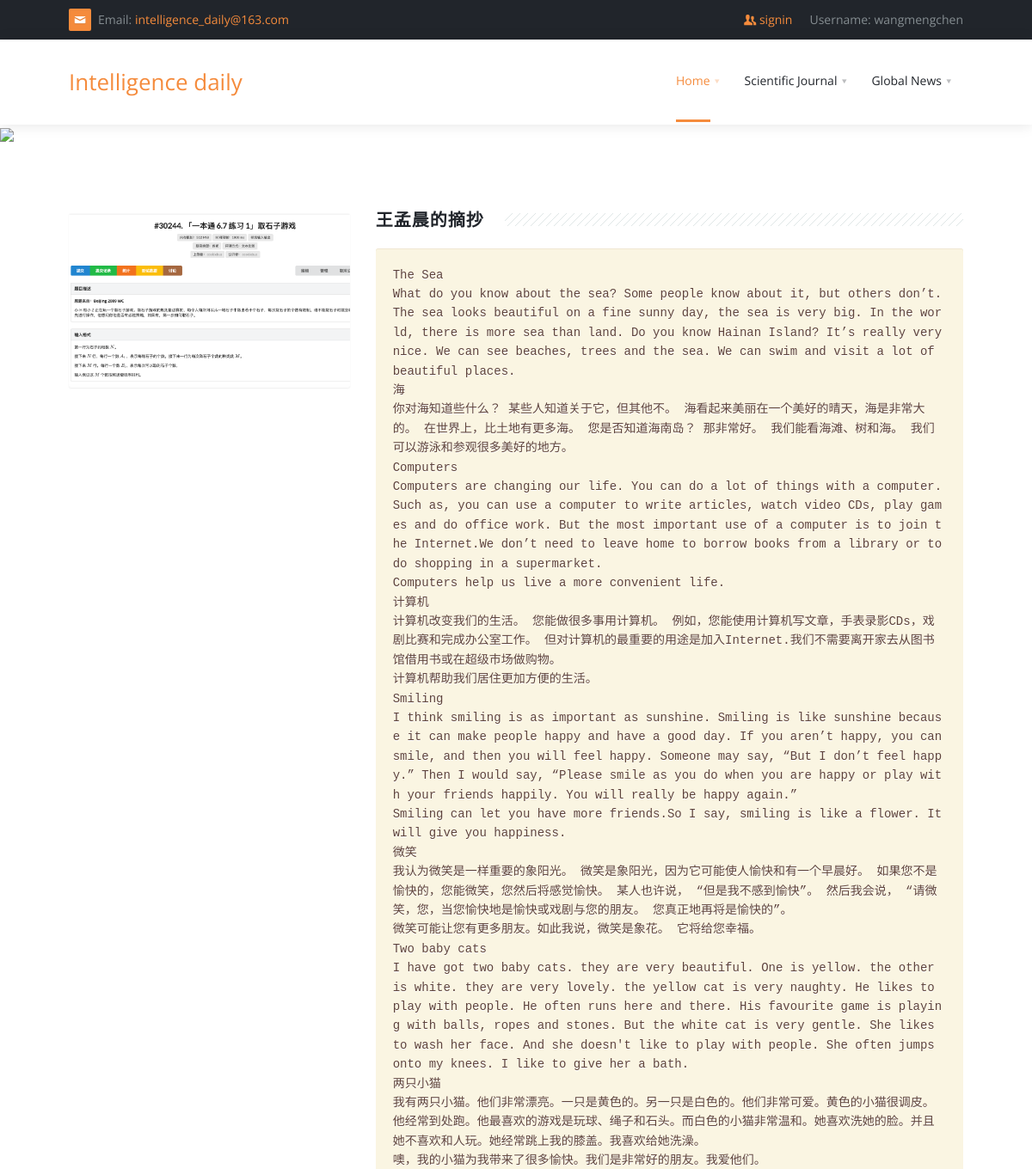
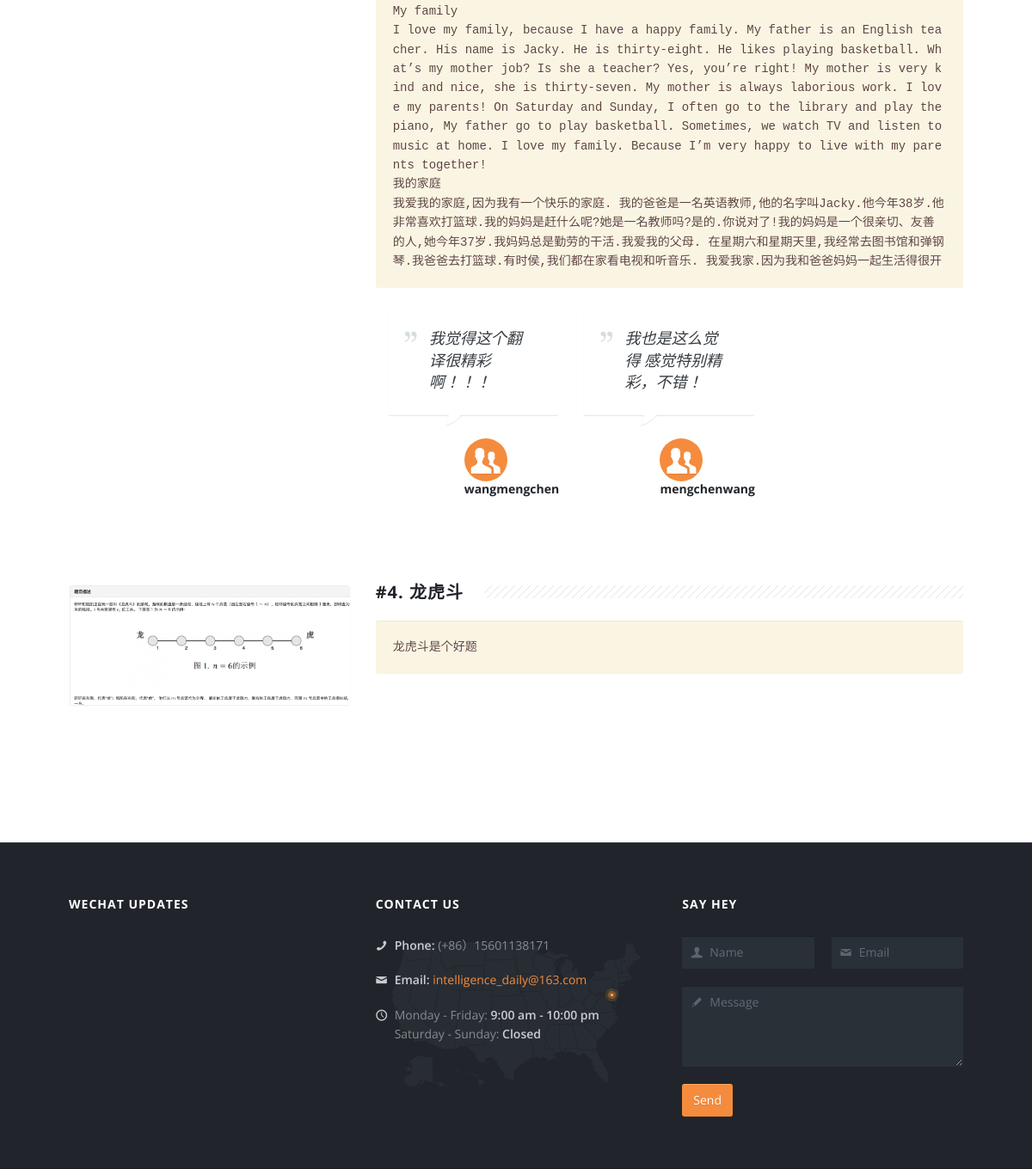
The app's page /subject/?tag=信息学 (signed in) with its own data (2 pictures, top to bottom).
### article/models.py (models this page shows, shortened)
class Text(models.Model):
    title = models.CharField(max_length = 255)
    url = models.URLField(max_length=250, blank=True)
    image = models.ImageField(upload_to="static/image/", blank=True)
    uploadtime = models.DateTimeField(auto_now_add=True)
    text = models.TextField(blank = True)
    tag = models.ForeignKey(Tag, on_delete=models.SET_NULL, null=True, blank=True)
    enable = models.BooleanField(default=False)
    from_user = models.ForeignKey(User, on_delete=models.SET_NULL, null=True,)
    def __str__(self):
    	return self.title

class Comment(models.Model):
    text = models.ForeignKey(Text, on_delete=models.SET_NULL, null=True)
    user = models.ForeignKey(User, on_delete=models.SET_NULL, null=True)
    content = models.TextField(blank=True)

### article/views.py (the view)
# urls.py: path("subject/", tag),
def tag(request):
	name = request.GET.get('tag', None)
	if tag is None:
		texts = Text.objects.filter(enable=True)
	else:
		texts = Text.objects.filter(enable=True, tag__name=name)
	print(texts)
	return render(request, "tag.html", locals())

### templates/tag.html (shortened to what this page needs)
{% extends 'base.html' %}
{% load static %}
{% block content %}
<section class="pi-section-w pi-section-white piCaptions">
		<img src="/{{ text.image }}">
</section>
<div class="pi-section-w pi-section-white pi-slider-enabled">
	<div class="pi-section pi-padding-top-bottom-80">
	{% for text in texts %}
		<div class="pi-row pi-padding-bottom-20">
			<div class="pi-col-sm-4 pi-padding-bottom-40">
				<div class="pi-slider-wrapper pi-slider-arrows-inside pi-slider-show-arrow-hover">
					<div class="pi-slider pi-slider-animate-opacity">
							<div class="pi-img-w pi-img-round-corners pi-img-shadow pi-img-with-overlay">
								<img src="/{{text.image}}" alt=""/>
							</div>
					</div>
				</div>
			</div>
			<div class="pi-col-sm-8 pi-padding-bottom-40">
				<h2 class="h4 pi-weight-700 pi-uppercase pi-letter-spacing pi-has-bg pi-margin-bottom-20 pi-margin-top-minus-5">
					{{ text.title }}
				</h2>
				<p>
					<pre>{{ text.text }}</pre>
				</p>
				{% for comment in text.comment_set.all %}
					<div class="pi-col-sm-4">
						<div class="pi-testimonial pi-testimonial-author-with-photo pi-margin-bottom-40">
							<div class="pi-testimonial-content pi-testimonial-content-big pi-testimonial-content-quotes pi-testimonial-white">
								<p>{{ comment.content }}</p>
							</div>
							<div class="pi-testimonial-author pi-clearfix">
								<div>
									<i class="icon-users pi-icon-circle pi-icon-base pi-icon-big" style="width: 50px; height: 50px; line-height: 50px;"></i>
									<h6 class="pi-weight-700 pi-no-margin-bottom">{{ comment.user.username }}</h6>
								</div>
							</div>
						</div>
					</div>
				{% endfor %}
			</div>
		</div>
	{% endfor %}
	</div>
</div>
{% endblock %}

### templates/base.html (shortened to what this page needs)
{% load static %}
{% load i18n %}
<!DOCTYPE html>
<html>
<head>
	<link rel="stylesheet" type="text/css" href="{% static 'orange/3dParty/bootstrap/css/bootstrap.min.css' %}"/>
	<link rel="stylesheet" type="text/css" href="{% static 'orange/css/global.css' %}"/>
	<link rel="stylesheet" type="text/css" href="{% static 'orange/3dParty/rs-plugin/css/pi.settings.css' %}"/>
	<link rel="stylesheet" type="text/css" href="{% static 'orange/css/typo.css' %}"/>
	<link rel="stylesheet" type="text/css" href="{% static 'orange/3dParty/colorbox/colorbox.css' %}"/>
	<link rel="stylesheet" type="text/css" href="{% static 'orange/css/portfolio.css' %}"/>
	<link rel="stylesheet" type="text/css" href="{% static 'orange/css/tooltips.css' %}"/>
	<link rel="stylesheet" type="text/css" href="{% static 'orange/css/testimonials.css' %}"/>
	<link rel="stylesheet" type="text/css" href="{% static 'orange/css/accordion.css' %}"/>
	<link rel="stylesheet" type="text/css" href="{% static 'orange/css/social.css' %}"/>
	<link rel="stylesheet" type="text/css" href="{% static 'orange/css/timeline.css' %}"/>
	<link rel="stylesheet" href="{% static 'orange/3dParty/fontello/css/fontello.css' %}"/>
</head>
<body>
<div id="pi-all">
<div class="pi-header">
<div class="pi-section-w pi-section-dark">
	<div class="pi-section pi-row-sm">
		<div class="pi-row-block pi-row-block-txt pi-hidden-xs"><i
				class="pi-row-block-icon icon-mail pi-icon-base pi-icon-square"></i>Email: <a
				href="#">intelligence_daily@163.com</a>
		</div>
		<div class="pi-row-block pi-row-block-txt pi-pull-right pi-hidden-xs">
			Username: {{ request.user.username }}
		</div>
		<div class="pi-row-block pi-row-block-txt pi-pull-right pi-hidden-xs">
			<a href="/signin" class="icon-users">
				signin
			</a>
		</div>
	</div>
</div>
<div class="pi-header-sticky">
<div class="pi-section-w pi-section-white pi-shadow-bottom pi-row-reducible">
<div class="pi-section pi-row-lg">
<div class="pi-row-block pi-row-block-txt h3"><a href="#">Intelligence daily</a></div>
<div class="pi-row-block pi-pull-right">
	<ul class="pi-simple-menu pi-has-hover-border pi-full-height pi-hidden-sm">
		<li class="pi-has-dropdown active"><a href="/"><span>Home</span></a>
		</li>
		<li class="pi-has-dropdown"><a href="/"><span>Scientific Journal</span></a>
		</li>
		<li class="pi-has-dropdown"><a href="/"><span>Global News</span></a>
		</li>
	</ul>
</div>
</div>
</div>
</div>
</div>
{% block content %}
{% endblock %}
<div class="pi-section-w pi-border-bottom pi-border-top-light pi-section-dark">
	<div class="pi-section pi-padding-bottom-10">
		<div class="pi-row">
			<div class="pi-col-md-4 pi-padding-bottom-30">
				<h6 class="pi-margin-bottom-25 pi-weight-700 pi-uppercase pi-letter-spacing">
					<a href="#" class="pi-link-no-style">Wechat Updates</a>
				</h6>
			</div>
			<div class="pi-col-md-4 pi-col-sm-6 pi-padding-bottom-30" style="background-image: url('img/map-base.png'); background-position: 50% 55px; background-repeat: no-repeat;">
				<h6 class="pi-margin-bottom-25 pi-weight-700 pi-uppercase pi-letter-spacing">
					Contact Us
				</h6>
				<ul class="pi-list-with-icons pi-list-big-margins">
					<li>
						<span class="pi-bullet-icon"><i class="icon-phone"></i></span>
						<strong>Phone:</strong> (+86）15601138171
					</li>
					<li>
						<span class="pi-bullet-icon"><i class="icon-mail"></i></span>
						<strong>Email:</strong> <a href="mailto:hello@pitheme.com">intelligence_daily@163.com</a>
					</li>
					<li>
						<span class="pi-bullet-icon"><i class="icon-clock"></i></span>
						Monday - Friday: <strong>9:00 am - 10:00 pm</strong>
						<br>
						Saturday - Sunday: <strong>Closed</strong>
					</li>
				</ul>
			</div>
			<div class="pi-col-md-4 pi-col-sm-6 pi-padding-bottom-30">
				<h6 class="pi-margin-bottom-25 pi-weight-700 pi-uppercase pi-letter-spacing">
					Say Hey
				</h6>
				<form role="form" action="handlers/formContact.php" class="pi-contact-form">
					<div class="pi-row pi-grid-small-margins">
						<div class="pi-col-2xs-6">
							<div class="form-group">
								<div class="pi-input-with-icon">
									<div class="pi-input-icon"><i class="icon-user"></i></div>
									<input class="form-control form-control-name" id="exampleInputName"
										   placeholder="Name">
								</div>
							</div>
						</div>
						<div class="pi-col-2xs-6">
							<div class="form-group">
								<div class="pi-input-with-icon">
									<div class="pi-input-icon"><i class="icon-mail"></i></div>
									<input type="email" class="form-control form-control-email" id="exampleInputEmail"
										   placeholder="Email">
								</div>
							</div>
						</div>
					</div>
					<div class="form-group">
						<div class="pi-input-with-icon">
							<div class="pi-input-icon"><i class="icon-pencil"></i></div>
							<textarea class="form-control form-control-comments" id="exampleInputMessage"
									  placeholder="Message"
									  rows="3"></textarea>
						</div>
					</div>
					<p>
						<button type="submit" class="btn pi-btn-base pi-btn-no-border">Send</button>
					</p>
				</form>
			</div>
		</div>
	</div>
</div>
</div>
</body>
</html>

### static/orange/css/testimonials.css (style rules this page uses)
.pi-testimonial { margin-bottom: 20px; }
.pi-testimonial-content { position: relative; padding: 25px 28px 5px; margin-bottom: 20px; font-style: italic; font-size: 16px; line-height: 1.4em; border: 1px solid transparent; -webkit-border-radius: 2px; -moz-border-radius: 2px; border-radius: 2px; }
.pi-testimonial-content:after { content: ''; display: block; width: 23px; height: 16px; position: absolute; left: 20px; bottom: -16px; }
.pi-testimonial-author-with-photo .pi-testimonial-content:after { left: 64px; }
.pi-testimonial-content.pi-testimonial-content-big { font-size: 18px; }
.pi-testimonial-content.pi-testimonial-content-quotes { padding-left: 46px; }
.pi-testimonial-content.pi-testimonial-content-quotes:before { display: block; font-family: fontello; content: "\e882"; font-size: 18px; position: absolute; top: 24px; font-style: normal; left: 18px; }
.pi-testimonial-author-with-photo .pi-testimonial-author div { padding: 7px 0 0 88px; }
.pi-testimonial-author:before, .pi-testimonial-author:after { content: " "; display: table; }
.pi-testimonial-author:after { clear: both; }
.pi-section-white .pi-testimonial-content, .pi-section-grey .pi-testimonial-content, .pi-section-base .pi-testimonial-content, .pi-section-dark .pi-testimonial-content, .pi-section-parallax .pi-testimonial-content { background: #f8fafa; color: #373c41; -webkit-box-shadow: 0 1px 2px rgba(0, 0, 0, 0.03); -moz-box-shadow: 0 1px 2px rgba(0, 0, 0, 0.03); box-shadow: 0 1px 2px rgba(0, 0, 0, 0.03); border-color: #e5eaea; }
.pi-section-white .pi-testimonial-content:after, .pi-section-grey .pi-testimonial-content:after, .pi-section-base .pi-testimonial-content:after, .pi-section-dark .pi-testimonial-content:after, .pi-section-parallax .pi-testimonial-content:after { background: url(../img/triangle-testimonials.png) no-repeat 50% 0; }
.pi-section-white .pi-testimonial-content.pi-testimonial-content-quotes:before, .pi-section-grey .pi-testimonial-content.pi-testimonial-content-quotes:before, .pi-section-base .pi-testimonial-content.pi-testimonial-content-quotes:before, .pi-section-dark .pi-testimonial-content.pi-testimonial-content-quotes:before, .pi-section-parallax .pi-testimonial-content.pi-testimonial-content-quotes:before { color: #d6dfdf; }
.pi-section-white .pi-testimonial-content.pi-testimonial-white, .pi-section-grey .pi-testimonial-content.pi-testimonial-white, .pi-section-base .pi-testimonial-content.pi-testimonial-white, .pi-section-dark .pi-testimonial-content.pi-testimonial-white, .pi-section-parallax .pi-testimonial-content.pi-testimonial-white { background: #ffffff; color: #373c41; -webkit-box-shadow: 0 1px 1px rgba(0, 0, 0, 0.1); -moz-box-shadow: 0 1px 1px rgba(0, 0, 0, 0.1); box-shadow: 0 1px 1px rgba(0, 0, 0, 0.1); border-color: #ffffff; }
.pi-section-white .pi-testimonial-content.pi-testimonial-white:after, .pi-section-grey .pi-testimonial-content.pi-testimonial-white:after, .pi-section-base .pi-testimonial-content.pi-testimonial-white:after, .pi-section-dark .pi-testimonial-content.pi-testimonial-white:after, .pi-section-parallax .pi-testimonial-content.pi-testimonial-white:after { background: url(../img/triangle-testimonials-white.png) no-repeat 50% 0; }
.pi-section-white .pi-testimonial-content.pi-testimonial-white.pi-testimonial-content-quotes:before, .pi-section-grey .pi-testimonial-content.pi-testimonial-white.pi-testimonial-content-quotes:before, .pi-section-base .pi-testimonial-content.pi-testimonial-white.pi-testimonial-content-quotes:before, .pi-section-dark .pi-testimonial-content.pi-testimonial-white.pi-testimonial-content-quotes:before, .pi-section-parallax .pi-testimonial-content.pi-testimonial-white.pi-testimonial-content-quotes:before { color: #d6dfdf; }

### records on screen
Text: image (picture), title "王孟晨的摘抄", text "The Sea What do you know about the sea? Some people know about it, but others don’t. The sea looks beautiful on a fine sunny day, the sea is very big. In the world, there is more sea than land. Do you know Hainan Island? It’s really very nice. We can see beaches, trees and the sea. We can swim and visit a lot of beautiful places. 海 你对海知道些什么？ 某些人知道关于它，但其他不。 海看起来美丽在一个美好的晴天，海是非常大的。 在世界上，比土地有更多海。 您是否知道海南岛？ 那非常好。 我们能看海滩、树和海。 我们可以游泳和参观很多美好的地方。 Computers Computers are changing our life. You can do a lot of things with a computer. Such as, you can use a computer to write articles, watch video CDs, play games and do office work. But the most important use of a computer is to join the Internet.We…"
Comment: content "我觉得这个翻译很精彩啊！！！", user.username "wangmengchen"
Comment: content "我也是这么觉得 感觉特别精彩，不错！", user.username "mengchenwang"
Text: image (picture), title "#4. 龙虎斗", text "龙虎斗是个好题"

### other values on screen
{{ request.user.username }} "wangmengchen"
